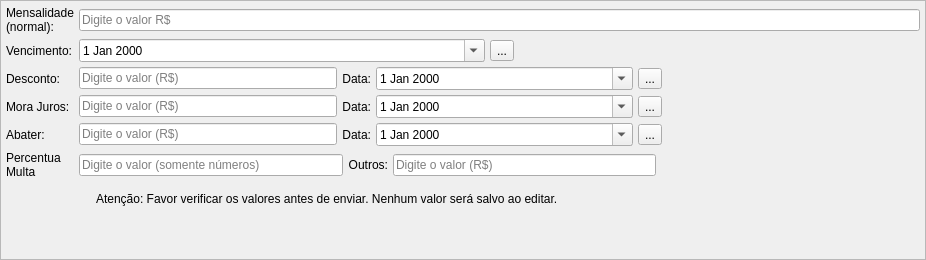
         <widget class="QWidget" name="tab_cobranca">
          <attribute name="icon">
           <iconset>
            <normaloff>:/new/prefix2/images/money16.png</normaloff>:/new/prefix2/images/money16.png</iconset>
          </attribute>
          <attribute name="title">
           <string>Cobrança</string>
          </attribute>
          <attribute name="toolTip">
           <string>Valores da matricula</string>
          </attribute>
          <layout class="QVBoxLayout" name="verticalLayout_2">
           <property name="spacing">
            <number>0</number>
           </property>
           <property name="leftMargin">
            <number>0</number>
           </property>
           <property name="topMargin">
            <number>0</number>
           </property>
           <property name="rightMargin">
            <number>0</number>
           </property>
           <property name="bottomMargin">
            <number>0</number>
           </property>
           <item>
            <widget class="QFrame" name="frame_add_responsavel">
             <property name="sizePolicy">
              <sizepolicy hsizetype="Expanding" vsizetype="Preferred">
               <horstretch>0</horstretch>
               <verstretch>0</verstretch>
              </sizepolicy>
             </property>
             <property name="frameShape">
              <enum>QFrame::StyledPanel</enum>
             </property>
             <property name="frameShadow">
              <enum>QFrame::Raised</enum>
             </property>
             <layout class="QGridLayout" name="gridLayout">
              <property name="leftMargin">
               <number>5</number>
              </property>
              <property name="topMargin">
               <number>5</number>
              </property>
              <property name="rightMargin">
               <number>5</number>
              </property>
              <property name="bottomMargin">
               <number>5</number>
              </property>
              <property name="spacing">
               <number>5</number>
              </property>
              <item row="6" column="0">
               <widget class="QLabel" name="label_8">
                <property name="text">
                 <string>Abater:</string>
                </property>
                <property name="type" stdset="0">
                 <string notr="true">label_1</string>
                </property>
               </widget>
              </item>
              <item row="4" column="0">
               <widget class="QLabel" name="label_15">
                <property name="text">
                 <string>Desconto:</string>
                </property>
                <property name="type" stdset="0">
                 <string notr="true">label_1</string>
                </property>
                <property name="my_size" stdset="0">
                 <string notr="true">medium</string>
                </property>
               </widget>
              </item>
              <item row="1" column="0">
               <widget class="QLabel" name="label_4">
                <property name="text">
                 <string>Mensalidade
(normal):</string>
                </property>
                <property name="type" stdset="0">
                 <string notr="true">label_1</string>
                </property>
                <property name="my_size" stdset="0">
                 <string notr="true">medium</string>
                </property>
               </widget>
              </item>
              <item row="5" column="0">
               <widget class="QLabel" name="label_24">
                <property name="text">
                 <string>Mora Juros:</string>
                </property>
                <property name="type" stdset="0">
                 <string notr="true">label_1</string>
                </property>
                <property name="my_size" stdset="0">
                 <string notr="true">medium</string>
                </property>
               </widget>
              </item>
              <item row="2" column="0">
               <widget class="QLabel" name="label_72">
                <property name="text">
                 <string>Vencimento:</string>
                </property>
                <property name="alignment">
                 <set>Qt::AlignLeading|Qt::AlignLeft|Qt::AlignVCenter</set>
                </property>
                <property name="type" stdset="0">
                 <string notr="true">label_1</string>
                </property>
               </widget>
              </item>
              <item row="10" column="1">
               <spacer name="verticalSpacer_2">
                <property name="orientation">
                 <enum>Qt::Vertical</enum>
                </property>
                <property name="sizeHint" stdset="0">
                 <size>
                  <width>20</width>
                  <height>40</height>
                 </size>
                </property>
               </spacer>
              </item>
              <item row="7" column="0">
               <widget class="QLabel" name="label_9">
                <property name="text">
                 <string>Percentua
Multa</string>
                </property>
                <property name="type" stdset="0">
                 <string notr="true">label_1</string>
                </property>
               </widget>
              </item>
              <item row="1" column="1">
               <widget class="QFrame" name="frame_55">
                <property name="frameShape">
                 <enum>QFrame::NoFrame</enum>
                </property>
                <property name="frameShadow">
                 <enum>QFrame::Raised</enum>
                </property>
                <layout class="QHBoxLayout" name="horizontalLayout_64">
                 <property name="spacing">
                  <number>5</number>
                 </property>
                 <property name="leftMargin">
                  <number>0</number>
                 </property>
                 <property name="topMargin">
                  <number>0</number>
                 </property>
                 <property name="rightMargin">
                  <number>0</number>
                 </property>
                 <property name="bottomMargin">
                  <number>0</number>
                 </property>
                 <item>
                  <widget class="QLineEdit" name="le_matricula_">
                   <property name="toolTip">
                    <string>Valor normal da mensalidade</string>
                   </property>
                   <property name="readOnly">
                    <bool>false</bool>
                   </property>
                   <property name="placeholderText">
                    <string>Digite o valor R$</string>
                   </property>
                  </widget>
                 </item>
                </layout>
               </widget>
              </item>
              <item row="7" column="1">
               <widget class="QFrame" name="frame_68">
                <property name="frameShape">
                 <enum>QFrame::NoFrame</enum>
                </property>
                <property name="frameShadow">
                 <enum>QFrame::Raised</enum>
                </property>
                <layout class="QHBoxLayout" name="horizontalLayout_77">
                 <property name="spacing">
                  <number>5</number>
                 </property>
                 <property name="leftMargin">
                  <number>0</number>
                 </property>
                 <property name="topMargin">
                  <number>0</number>
                 </property>
                 <property name="rightMargin">
                  <number>0</number>
                 </property>
                 <property name="bottomMargin">
                  <number>0</number>
                 </property>
                 <item>
                  <widget class="QLineEdit" name="le_percentual_multa">
                   <property name="toolTip">
                    <string>Cobrar Multa de R$ x,xx após o vencimento</string>
                   </property>
                   <property name="readOnly">
                    <bool>false</bool>
                   </property>
                   <property name="placeholderText">
                    <string>Digite o valor (somente números)</string>
                   </property>
                  </widget>
                 </item>
                 <item>
                  <widget class="QLabel" name="label_27">
                   <property name="text">
                    <string>Outros:</string>
                   </property>
                   <property name="alignment">
                    <set>Qt::AlignRight|Qt::AlignTrailing|Qt::AlignVCenter</set>
                   </property>
                   <property name="type" stdset="0">
                    <string notr="true">label_1</string>
                   </property>
                   <property name="my_size" stdset="0">
                    <string notr="true">medium</string>
                   </property>
                  </widget>
                 </item>
                 <item>
                  <widget class="QLineEdit" name="le_outras_despesas">
                   <property name="toolTip">
                    <string>Outros</string>
                   </property>
                   <property name="readOnly">
                    <bool>false</bool>
                   </property>
                   <property name="placeholderText">
                    <string>Digite o valor (R$)</string>
                   </property>
                  </widget>
                 </item>
                 <item>
                  <spacer name="horizontalSpacer_9">
                   <property name="orientation">
                    <enum>Qt::Horizontal</enum>
                   </property>
                   <property name="sizeHint" stdset="0">
                    <size>
                     <width>40</width>
                     <height>20</height>
                    </size>
                   </property>
                  </spacer>
                 </item>
                </layout>
               </widget>
              </item>
              <item row="9" column="1">
               <widget class="QFrame" name="frame_cobranca_info">
                <property name="frameShape">
                 <enum>QFrame::NoFrame</enum>
                </property>
                <property name="frameShadow">
                 <enum>QFrame::Raised</enum>
                </property>
                <property name="type" stdset="0">
                 <string notr="true">painel</string>
                </property>
                <layout class="QHBoxLayout" name="horizontalLayout_2">
                 <property name="spacing">
                  <number>5</number>
                 </property>
                 <property name="leftMargin">
                  <number>5</number>
                 </property>
                 <property name="topMargin">
                  <number>5</number>
                 </property>
                 <property name="rightMargin">
                  <number>5</number>
                 </property>
                 <property name="bottomMargin">
                  <number>5</number>
                 </property>
                 <item>
                  <widget class="QLabel" name="label_19">
                   <property name="text">
                    <string/>
                   </property>
                   <property name="pixmap">
                    <pixmap>:/new/prefix2/images/warning32.png</pixmap>
                   </property>
                  </widget>
                 </item>
                 <item>
                  <widget class="QLabel" name="label_20">
                   <property name="text">
                    <string>Atenção: Favor verificar os valores antes de enviar. Nenhum valor será salvo ao editar.</string>
                   </property>
                   <property name="type" stdset="0">
                    <string>label_2</string>
                   </property>
                  </widget>
                 </item>
                 <item>
                  <spacer name="horizontalSpacer_2">
                   <property name="orientation">
                    <enum>Qt::Horizontal</enum>
                   </property>
                   <property name="sizeHint" stdset="0">
                    <size>
                     <width>357</width>
                     <height>20</height>
                    </size>
                   </property>
                  </spacer>
                 </item>
                </layout>
               </widget>
              </item>
              <item row="4" column="1">
               <widget class="QFrame" name="frame_57">
                <property name="frameShape">
                 <enum>QFrame::NoFrame</enum>
                </property>
                <property name="frameShadow">
                 <enum>QFrame::Raised</enum>
                </property>
                <layout class="QHBoxLayout" name="horizontalLayout_66">
                 <property name="spacing">
                  <number>5</number>
                 </property>
                 <property name="leftMargin">
                  <number>0</number>
                 </property>
                 <property name="topMargin">
                  <number>0</number>
                 </property>
                 <property name="rightMargin">
                  <number>0</number>
                 </property>
                 <property name="bottomMargin">
                  <number>0</number>
                 </property>
                 <item>
                  <widget class="QLineEdit" name="le_desconto">
                   <property name="toolTip">
                    <string>Conceder desconto de R$ x,xx para pagamento até xx/xx/xxxx</string>
                   </property>
                   <property name="readOnly">
                    <bool>false</bool>
                   </property>
                   <property name="placeholderText">
                    <string>Digite o valor (R$)</string>
                   </property>
                  </widget>
                 </item>
                 <item>
                  <widget class="QLabel" name="label_16">
                   <property name="text">
                    <string>Data:</string>
                   </property>
                   <property name="alignment">
                    <set>Qt::AlignRight|Qt::AlignTrailing|Qt::AlignVCenter</set>
                   </property>
                   <property name="type" stdset="0">
                    <string notr="true">label_1</string>
                   </property>
                   <property name="my_size" stdset="0">
                    <string notr="true">medium</string>
                   </property>
                  </widget>
                 </item>
                 <item>
                  <widget class="QDateEdit" name="data_desconto">
                   <property name="sizePolicy">
                    <sizepolicy hsizetype="Expanding" vsizetype="Fixed">
                     <horstretch>0</horstretch>
                     <verstretch>0</verstretch>
                    </sizepolicy>
                   </property>
                   <property name="calendarPopup">
                    <bool>true</bool>
                   </property>
                  </widget>
                 </item>
                 <item>
                  <widget class="QToolButton" name="btn_atualiza_desconto">
                   <property name="toolTip">
                    <string>Atualizar para hoje</string>
                   </property>
                   <property name="text">
                    <string>...</string>
                   </property>
                  </widget>
                 </item>
                 <item>
                  <spacer name="horizontalSpacer_6">
                   <property name="orientation">
                    <enum>Qt::Horizontal</enum>
                   </property>
                   <property name="sizeHint" stdset="0">
                    <size>
                     <width>40</width>
                     <height>20</height>
                    </size>
                   </property>
                  </spacer>
                 </item>
                </layout>
               </widget>
              </item>
              <item row="5" column="1">
               <widget class="QFrame" name="frame_64">
                <property name="frameShape">
                 <enum>QFrame::NoFrame</enum>
                </property>
                <property name="frameShadow">
                 <enum>QFrame::Raised</enum>
                </property>
                <layout class="QHBoxLayout" name="horizontalLayout_73">
                 <property name="spacing">
                  <number>5</number>
                 </property>
                 <property name="leftMargin">
                  <number>0</number>
                 </property>
                 <property name="topMargin">
                  <number>0</number>
                 </property>
                 <property name="rightMargin">
                  <number>0</number>
                 </property>
                 <property name="bottomMargin">
                  <number>0</number>
                 </property>
                 <item>
                  <widget class="QLineEdit" name="le_juros">
                   <property name="toolTip">
                    <string>Cobrar juros de R$ x,xx por dia de atraso para pagamento a partir de xx/xx/xxxx</string>
                   </property>
                   <property name="readOnly">
                    <bool>false</bool>
                   </property>
                   <property name="placeholderText">
                    <string>Digite o valor (R$)</string>
                   </property>
                  </widget>
                 </item>
                 <item>
                  <widget class="QLabel" name="label_26">
                   <property name="text">
                    <string>Data:</string>
                   </property>
                   <property name="alignment">
                    <set>Qt::AlignRight|Qt::AlignTrailing|Qt::AlignVCenter</set>
                   </property>
                   <property name="type" stdset="0">
                    <string notr="true">label_1</string>
                   </property>
                   <property name="my_size" stdset="0">
                    <string notr="true">medium</string>
                   </property>
                  </widget>
                 </item>
                 <item>
                  <widget class="QDateEdit" name="data_juros">
                   <property name="sizePolicy">
                    <sizepolicy hsizetype="Expanding" vsizetype="Fixed">
                     <horstretch>0</horstretch>
                     <verstretch>0</verstretch>
                    </sizepolicy>
                   </property>
                   <property name="calendarPopup">
                    <bool>true</bool>
                   </property>
                  </widget>
                 </item>
                 <item>
                  <widget class="QToolButton" name="btn_atualiza_mora">
                   <property name="toolTip">
                    <string>Atualizar para hoje</string>
                   </property>
                   <property name="text">
                    <string>...</string>
                   </property>
                  </widget>
                 </item>
                 <item>
                  <spacer name="horizontalSpacer_7">
                   <property name="orientation">
                    <enum>Qt::Horizontal</enum>
                   </property>
                   <property name="sizeHint" stdset="0">
                    <size>
                     <width>40</width>
                     <height>20</height>
                    </size>
                   </property>
                  </spacer>
                 </item>
                </layout>
               </widget>
              </item>
              <item row="6" column="1">
               <widget class="QFrame" name="frame_67">
                <property name="frameShape">
                 <enum>QFrame::NoFrame</enum>
                </property>
                <property name="frameShadow">
                 <enum>QFrame::Raised</enum>
                </property>
                <layout class="QHBoxLayout" name="horizontalLayout_76">
                 <property name="spacing">
                  <number>5</number>
                 </property>
                 <property name="leftMargin">
                  <number>0</number>
                 </property>
                 <property name="topMargin">
                  <number>0</number>
                 </property>
                 <property name="rightMargin">
                  <number>0</number>
                 </property>
                 <property name="bottomMargin">
                  <number>0</number>
                 </property>
                 <item>
                  <widget class="QLineEdit" name="le_abatimento">
                   <property name="toolTip">
                    <string>Conceder abatimento de R$ x,xx para pagamento ate xx/xx/xxxx</string>
                   </property>
                   <property name="readOnly">
                    <bool>false</bool>
                   </property>
                   <property name="placeholderText">
                    <string>Digite o valor (R$)</string>
                   </property>
                  </widget>
                 </item>
                 <item>
                  <widget class="QLabel" name="label_31">
                   <property name="text">
                    <string>Data:</string>
                   </property>
                   <property name="alignment">
                    <set>Qt::AlignRight|Qt::AlignTrailing|Qt::AlignVCenter</set>
                   </property>
                   <property name="type" stdset="0">
                    <string notr="true">label_1</string>
                   </property>
                   <property name="my_size" stdset="0">
                    <string notr="true">medium</string>
                   </property>
                  </widget>
                 </item>
                 <item>
                  <widget class="QDateEdit" name="data_abatimento">
                   <property name="sizePolicy">
                    <sizepolicy hsizetype="Expanding" vsizetype="Fixed">
                     <horstretch>0</horstretch>
                     <verstretch>0</verstretch>
                    </sizepolicy>
                   </property>
                   <property name="calendarPopup">
                    <bool>true</bool>
                   </property>
                  </widget>
                 </item>
                 <item>
                  <widget class="QToolButton" name="btn_atualiza_abatimento">
                   <property name="toolTip">
                    <string>Atualizar para hoje</string>
                   </property>
                   <property name="text">
                    <string>...</string>
                   </property>
                  </widget>
                 </item>
                 <item>
                  <spacer name="horizontalSpacer_8">
                   <property name="orientation">
                    <enum>Qt::Horizontal</enum>
                   </property>
                   <property name="sizeHint" stdset="0">
                    <size>
                     <width>40</width>
                     <height>20</height>
                    </size>
                   </property>
                  </spacer>
                 </item>
                </layout>
               </widget>
              </item>
              <item row="2" column="1">
               <widget class="QFrame" name="frame_58">
                <property name="frameShape">
                 <enum>QFrame::NoFrame</enum>
                </property>
                <property name="frameShadow">
                 <enum>QFrame::Raised</enum>
                </property>
                <layout class="QHBoxLayout" name="horizontalLayout_67">
                 <property name="spacing">
                  <number>5</number>
                 </property>
                 <property name="leftMargin">
                  <number>0</number>
                 </property>
                 <property name="topMargin">
                  <number>0</number>
                 </property>
                 <property name="rightMargin">
                  <number>0</number>
                 </property>
                 <property name="bottomMargin">
                  <number>0</number>
                 </property>
                 <item>
                  <widget class="QDateEdit" name="vencimento">
                   <property name="sizePolicy">
                    <sizepolicy hsizetype="Expanding" vsizetype="Fixed">
                     <horstretch>0</horstretch>
                     <verstretch>0</verstretch>
                    </sizepolicy>
                   </property>
                   <property name="calendarPopup">
                    <bool>true</bool>
                   </property>
                  </widget>
                 </item>
                 <item>
                  <widget class="QToolButton" name="btn_atualiza_vencimento">
                   <property name="toolTip">
                    <string>Atualizar para hoje</string>
                   </property>
                   <property name="text">
                    <string>...</string>
                   </property>
                  </widget>
                 </item>
                 <item>
                  <spacer name="horizontalSpacer_5">
                   <property name="orientation">
                    <enum>Qt::Horizontal</enum>
                   </property>
                   <property name="sizeHint" stdset="0">
                    <size>
                     <width>40</width>
                     <height>20</height>
                    </size>
                   </property>
                  </spacer>
                 </item>
                </layout>
               </widget>
              </item>
             </layout>
            </widget>
           </item>
          </layout>
         </widget>
